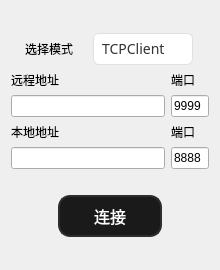
<?xml version="1.0" encoding="UTF-8"?>
<ui version="4.0">
 <class>tcpWidget</class>
 <widget class="QWidget" name="tcpWidget">
  <property name="geometry">
   <rect>
    <x>0</x>
    <y>0</y>
    <width>220</width>
    <height>270</height>
   </rect>
  </property>
  <property name="windowTitle">
   <string>Form</string>
  </property>
  <layout class="QVBoxLayout" name="verticalLayout_6">
   <item>
    <layout class="QVBoxLayout" name="verticalLayout_5" stretch="1,1,1,2">
     <item>
      <layout class="QHBoxLayout" name="horizontalLayout_5" stretch="1,1">
       <property name="leftMargin">
        <number>0</number>
       </property>
       <property name="rightMargin">
        <number>0</number>
       </property>
       <item>
        <widget class="QLabel" name="label_7">
         <property name="sizePolicy">
          <sizepolicy hsizetype="Fixed" vsizetype="Preferred">
           <horstretch>0</horstretch>
           <verstretch>0</verstretch>
          </sizepolicy>
         </property>
         <property name="text">
          <string>选择模式</string>
         </property>
        </widget>
       </item>
       <item>
        <widget class="QComboBox" name="tcpModeBox">
         <property name="maximumSize">
          <size>
           <width>100</width>
           <height>32</height>
          </size>
         </property>
         <property name="font">
          <font>
           <family>微软雅黑</family>
           <pointsize>-1</pointsize>
          </font>
         </property>
         <property name="styleSheet">
          <string notr="true">/* 统一所有输入框（QLineEdit + QComboBox）的样式 */
 QComboBox {
    background-color: #ffffff;
    border: 1px solid #e0e0e0;
    border-radius: 6px;
    padding: 6px 8px;
    font-size: 14px;
    color: #333333;
}

/* 彻底隐藏QComboBox下拉区域：宽度设为0，无任何交互 */
QComboBox::drop-down {
    border: none;
    background-color: transparent;
    width: 0px; /* 关键：将下拉区域宽度设为0，视觉上完全消失 */
}
QComboBox::down-arrow {
    image: none; /* 清空箭头图标，避免资源加载警告 */
    width: 0px;
    height: 0px;
}

/* 可选：QComboBox 编辑区域文字居中（兼容可编辑场景） */
QComboBox QAbstractItemView {
    text-align: center;
    alignment: AlignCenter;
}</string>
         </property>
         <item>
          <property name="text">
           <string>TCPClient</string>
          </property>
         </item>
         <item>
          <property name="text">
           <string>TCPServer</string>
          </property>
         </item>
         <item>
          <property name="text">
           <string>UDP</string>
          </property>
         </item>
        </widget>
       </item>
      </layout>
     </item>
     <item>
      <layout class="QHBoxLayout" name="horizontalLayout" stretch="4,1">
       <item>
        <layout class="QVBoxLayout" name="verticalLayout">
         <item>
          <widget class="QLabel" name="label">
           <property name="sizePolicy">
            <sizepolicy hsizetype="Fixed" vsizetype="Fixed">
             <horstretch>0</horstretch>
             <verstretch>0</verstretch>
            </sizepolicy>
           </property>
           <property name="text">
            <string>远程地址</string>
           </property>
          </widget>
         </item>
         <item>
          <widget class="QLineEdit" name="ipEdit1">
           <property name="text">
            <string/>
           </property>
          </widget>
         </item>
        </layout>
       </item>
       <item>
        <layout class="QVBoxLayout" name="verticalLayout_2">
         <item>
          <widget class="QLabel" name="label_4">
           <property name="sizePolicy">
            <sizepolicy hsizetype="Fixed" vsizetype="Fixed">
             <horstretch>0</horstretch>
             <verstretch>0</verstretch>
            </sizepolicy>
           </property>
           <property name="text">
            <string>端口</string>
           </property>
          </widget>
         </item>
         <item>
          <widget class="QLineEdit" name="portEdit1">
           <property name="text">
            <string>9999</string>
           </property>
          </widget>
         </item>
        </layout>
       </item>
      </layout>
     </item>
     <item>
      <layout class="QHBoxLayout" name="horizontalLayout_4" stretch="4,1">
       <property name="leftMargin">
        <number>0</number>
       </property>
       <item>
        <layout class="QVBoxLayout" name="verticalLayout_3">
         <item>
          <widget class="QLabel" name="label_5">
           <property name="sizePolicy">
            <sizepolicy hsizetype="Fixed" vsizetype="Fixed">
             <horstretch>0</horstretch>
             <verstretch>0</verstretch>
            </sizepolicy>
           </property>
           <property name="text">
            <string>本地地址</string>
           </property>
          </widget>
         </item>
         <item>
          <widget class="QLineEdit" name="ipEdit2"/>
         </item>
        </layout>
       </item>
       <item>
        <layout class="QVBoxLayout" name="verticalLayout_4">
         <item>
          <widget class="QLabel" name="label_6">
           <property name="sizePolicy">
            <sizepolicy hsizetype="Fixed" vsizetype="Fixed">
             <horstretch>0</horstretch>
             <verstretch>0</verstretch>
            </sizepolicy>
           </property>
           <property name="text">
            <string>端口</string>
           </property>
          </widget>
         </item>
         <item>
          <widget class="QLineEdit" name="portEdit2">
           <property name="text">
            <string>8888</string>
           </property>
          </widget>
         </item>
        </layout>
       </item>
      </layout>
     </item>
     <item>
      <layout class="QHBoxLayout" name="horizontalLayout_2">
       <property name="topMargin">
        <number>20</number>
       </property>
       <item>
        <spacer name="horizontalSpacer">
         <property name="orientation">
          <enum>Qt::Horizontal</enum>
         </property>
         <property name="sizeHint" stdset="0">
          <size>
           <width>40</width>
           <height>20</height>
          </size>
         </property>
        </spacer>
       </item>
       <item>
        <widget class="QPushButton" name="connectBtn">
         <property name="styleSheet">
          <string notr="true">/* QPushButton 基础样式 - 核心暗黑风格 */
QPushButton {
    background-color: #1a1a1a;  /* 深黑色背景 */
    border-radius: 12px;         /* 圆角 */
    border: 2px solid #2d2d2d;  /* 统一边框宽度为2px */

    font-family: &quot;Microsoft YaHei&quot;, sans-serif;
    font-size: 16px;            
    color: #ffffff;              

    padding: 5px 10px;          
    min-width: 80px;            
    min-height: 28px;           
}

/* 鼠标悬停 - 轻微提亮 */
QPushButton:hover {
    background-color: #2a2a2a;
    border-color: #3d3d3d;
}

/* 按下效果 - 加深背景 */
QPushButton:pressed {
    background-color: #0a0a0a;
}

/* 禁用状态 - 灰色调 */
QPushButton:disabled {
    background-color: #2c2c2c;
    color: #666666;
}

/* 连接成功（断开状态）- 红色高亮样式 */
QPushButton[connected=&quot;true&quot;] {
    background-color: #ff0000;    /* 纯红色背景 */
    border: 2px solid #ffffff;    /* 保持边框宽度2px，仅改颜色 */
    color: #ffffff;               /* 白色文字 */
}
QPushButton[connected=&quot;true&quot;]:hover {
    background-color: #ff3333;
}
QPushButton[connected=&quot;true&quot;]:pressed {
    background-color: #cc0000;
}</string>
         </property>
         <property name="text">
          <string>连接</string>
         </property>
        </widget>
       </item>
       <item>
        <spacer name="horizontalSpacer_2">
         <property name="orientation">
          <enum>Qt::Horizontal</enum>
         </property>
         <property name="sizeHint" stdset="0">
          <size>
           <width>40</width>
           <height>20</height>
          </size>
         </property>
        </spacer>
       </item>
      </layout>
     </item>
    </layout>
   </item>
  </layout>
 </widget>
 <resources/>
 <connections/>
</ui>
